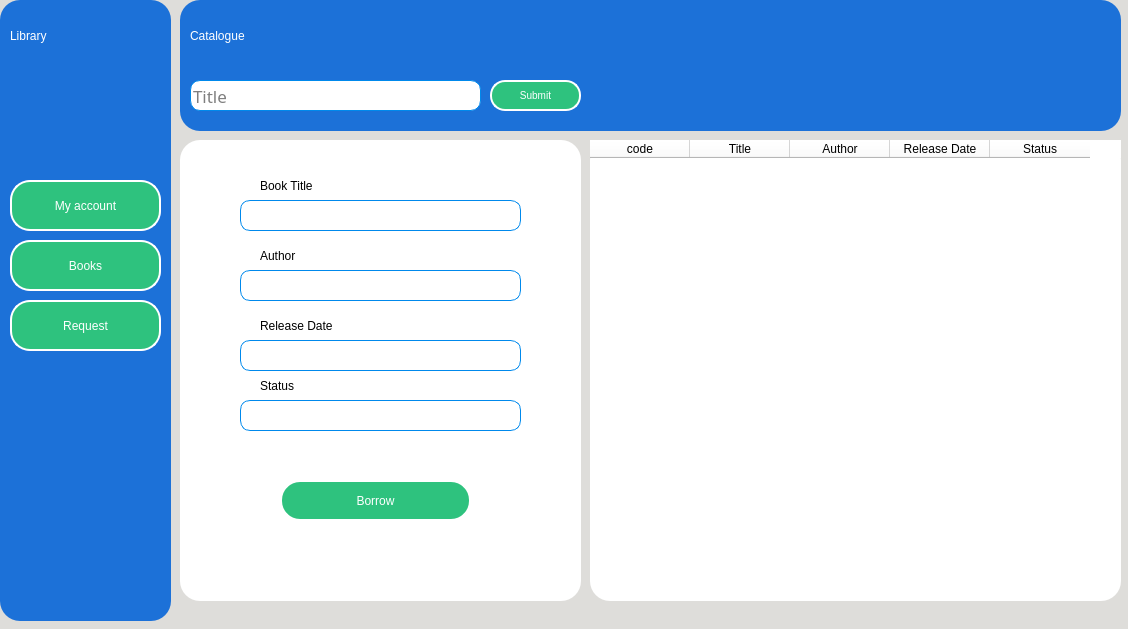
<?xml version="1.0" encoding="UTF-8"?>
<ui version="4.0">
 <class>BooksWindow</class>
 <widget class="QMainWindow" name="BooksWindow">
  <property name="geometry">
   <rect>
    <x>0</x>
    <y>0</y>
    <width>1128</width>
    <height>629</height>
   </rect>
  </property>
  <property name="windowTitle">
   <string>Catalogue</string>
  </property>
  <property name="styleSheet">
   <string notr="true">background-color: rgb(222, 221, 218);</string>
  </property>
  <widget class="QWidget" name="BookWindow">
   <widget class="QFrame" name="frame_16">
    <property name="geometry">
     <rect>
      <x>0</x>
      <y>0</y>
      <width>171</width>
      <height>621</height>
     </rect>
    </property>
    <property name="styleSheet">
     <string notr="true">border: 1px ;
border-radius: 20px;
background-color:rgb(28, 113, 216)</string>
    </property>
    <property name="frameShape">
     <enum>QFrame::StyledPanel</enum>
    </property>
    <property name="frameShadow">
     <enum>QFrame::Raised</enum>
    </property>
    <widget class="QLabel" name="label19">
     <property name="geometry">
      <rect>
       <x>10</x>
       <y>0</y>
       <width>141</width>
       <height>71</height>
      </rect>
     </property>
     <property name="styleSheet">
      <string notr="true">font: 63 italic 30pt &quot;URW Bookman&quot;;
color:white;
background-color: rgba(28, 113, 216, 0);</string>
     </property>
     <property name="text">
      <string>Library</string>
     </property>
    </widget>
    <widget class="QPushButton" name="pushButton_14">
     <property name="geometry">
      <rect>
       <x>90</x>
       <y>10</y>
       <width>101</width>
       <height>41</height>
      </rect>
     </property>
     <property name="styleSheet">
      <string notr="true">background-color: rgba(28, 113, 216, 0);</string>
     </property>
     <property name="text">
      <string/>
     </property>
     <property name="icon">
      <iconset>
       <normaloff>Icons/graduate-cap.png</normaloff>Icons/graduate-cap.png</iconset>
     </property>
     <property name="iconSize">
      <size>
       <width>25</width>
       <height>25</height>
      </size>
     </property>
    </widget>
    <widget class="QPushButton" name="log_credits_24">
     <property name="geometry">
      <rect>
       <x>920</x>
       <y>20</y>
       <width>181</width>
       <height>41</height>
      </rect>
     </property>
     <property name="styleSheet">
      <string notr="true">
QPushButton {
	background-color: rgb(46, 194, 126);
    border: 2px solid white;
    border-radius: 20px;
    border-style: outset;
    padding: 5px;
    transition: all .5s ease;
    color: white;
    font-family:'Montserrat', sans-serif;
    text-transform: uppercase;
    text-align: center;
    line-height: 1;
    font-size: 12px;
    padding: 10px;
    outline: none;
    
    
}
QPushButton:hover {
    color:rgb(0, 137, 236);;
    background-color: white;;
}
</string>
     </property>
     <property name="text">
      <string>My account</string>
     </property>
     <property name="icon">
      <iconset>
       <normaloff>Icons/programmer.png</normaloff>Icons/programmer.png</iconset>
     </property>
     <property name="iconSize">
      <size>
       <width>25</width>
       <height>25</height>
      </size>
     </property>
    </widget>
    <widget class="QPushButton" name="log_credits_25">
     <property name="geometry">
      <rect>
       <x>920</x>
       <y>70</y>
       <width>181</width>
       <height>41</height>
      </rect>
     </property>
     <property name="styleSheet">
      <string notr="true">
QPushButton {
	background-color: rgb(46, 194, 126);
    border: 2px solid white;
    border-radius: 20px;
    border-style: outset;
    padding: 5px;
    transition: all .5s ease;
    color: white;
    font-family:'Montserrat', sans-serif;
    text-transform: uppercase;
    text-align: center;
    line-height: 1;
    font-size: 12px;
    padding: 10px;
    outline: none;
    
    
}
QPushButton:hover {
    color:rgb(0, 137, 236);;
    background-color: white;;
}
</string>
     </property>
     <property name="text">
      <string>Books</string>
     </property>
     <property name="icon">
      <iconset>
       <normaloff>Icons/book.png</normaloff>Icons/book.png</iconset>
     </property>
     <property name="iconSize">
      <size>
       <width>25</width>
       <height>25</height>
      </size>
     </property>
    </widget>
    <widget class="QPushButton" name="main_accbtn">
     <property name="geometry">
      <rect>
       <x>10</x>
       <y>180</y>
       <width>151</width>
       <height>51</height>
      </rect>
     </property>
     <property name="styleSheet">
      <string notr="true">
QPushButton {
	background-color: rgb(46, 194, 126);
    border: 2px solid white;
    border-radius: 20px;
    border-style: outset;
    padding: 5px;
    transition: all .5s ease;
    color: white;
    font-family:'Montserrat', sans-serif;
    text-transform: uppercase;
    text-align: center;
    line-height: 1;
    font-size: 12px;
    padding: 10px;
    outline: none;
    
    
}
QPushButton:hover {
    color:rgb(0, 137, 236);;
    background-color: white;;
}
</string>
     </property>
     <property name="text">
      <string>My account</string>
     </property>
     <property name="icon">
      <iconset>
       <normaloff>Icons/programmer.png</normaloff>Icons/programmer.png</iconset>
     </property>
     <property name="iconSize">
      <size>
       <width>25</width>
       <height>25</height>
      </size>
     </property>
    </widget>
    <widget class="QPushButton" name="main_booksbtn">
     <property name="geometry">
      <rect>
       <x>10</x>
       <y>240</y>
       <width>151</width>
       <height>51</height>
      </rect>
     </property>
     <property name="styleSheet">
      <string notr="true">
QPushButton {
	background-color: rgb(46, 194, 126);
    border: 2px solid white;
    border-radius: 20px;
    border-style: outset;
    padding: 5px;
    transition: all .5s ease;
    color: white;
    font-family:'Montserrat', sans-serif;
    text-transform: uppercase;
    text-align: center;
    line-height: 1;
    font-size: 12px;
    padding: 10px;
    outline: none;
    
    
}
QPushButton:hover {
    color:rgb(0, 137, 236);;
    background-color: white;;
}
</string>
     </property>
     <property name="text">
      <string>Books</string>
     </property>
     <property name="icon">
      <iconset>
       <normaloff>Icons/book.png</normaloff>Icons/book.png</iconset>
     </property>
     <property name="iconSize">
      <size>
       <width>25</width>
       <height>25</height>
      </size>
     </property>
    </widget>
    <widget class="QPushButton" name="main_reqbtn">
     <property name="geometry">
      <rect>
       <x>10</x>
       <y>300</y>
       <width>151</width>
       <height>51</height>
      </rect>
     </property>
     <property name="styleSheet">
      <string notr="true">
QPushButton {
	background-color: rgb(46, 194, 126);
    border: 2px solid white;
    border-radius: 20px;
    border-style: outset;
    padding: 5px;
    transition: all .5s ease;
    color: white;
    font-family:'Montserrat', sans-serif;
    text-transform: uppercase;
    text-align: center;
    line-height: 1;
    font-size: 12px;
    padding: 10px;
    outline: none;
    
    
}
QPushButton:hover {
    color:rgb(0, 137, 236);;
    background-color: white;;
}
</string>
     </property>
     <property name="text">
      <string>Request</string>
     </property>
     <property name="icon">
      <iconset>
       <normaloff>Icons/interview.png</normaloff>Icons/interview.png</iconset>
     </property>
     <property name="iconSize">
      <size>
       <width>25</width>
       <height>25</height>
      </size>
     </property>
    </widget>
    <widget class="QPushButton" name="icon11">
     <property name="geometry">
      <rect>
       <x>-20</x>
       <y>50</y>
       <width>191</width>
       <height>111</height>
      </rect>
     </property>
     <property name="styleSheet">
      <string notr="true">background-color: rgba(28, 113, 216, 0);</string>
     </property>
     <property name="text">
      <string/>
     </property>
     <property name="icon">
      <iconset>
       <normaloff>Icons/digital-library.png</normaloff>Icons/digital-library.png</iconset>
     </property>
     <property name="iconSize">
      <size>
       <width>100</width>
       <height>100</height>
      </size>
     </property>
    </widget>
   </widget>
   <widget class="QFrame" name="frame_7">
    <property name="geometry">
     <rect>
      <x>180</x>
      <y>140</y>
      <width>401</width>
      <height>461</height>
     </rect>
    </property>
    <property name="styleSheet">
     <string notr="true">border: 1px;
border-radius: 20px;
background-color: white;</string>
    </property>
    <property name="frameShape">
     <enum>QFrame::StyledPanel</enum>
    </property>
    <property name="frameShadow">
     <enum>QFrame::Raised</enum>
    </property>
    <widget class="QLabel" name="label21">
     <property name="geometry">
      <rect>
       <x>80</x>
       <y>30</y>
       <width>91</width>
       <height>31</height>
      </rect>
     </property>
     <property name="styleSheet">
      <string notr="true">font: 75 16pt &quot;Ubuntu&quot;;</string>
     </property>
     <property name="text">
      <string>Book Title</string>
     </property>
    </widget>
    <widget class="QLabel" name="label22">
     <property name="geometry">
      <rect>
       <x>80</x>
       <y>100</y>
       <width>91</width>
       <height>31</height>
      </rect>
     </property>
     <property name="styleSheet">
      <string notr="true">font: 75 16pt &quot;Ubuntu&quot;;
background-color: rgba(42, 41, 41, 0);</string>
     </property>
     <property name="text">
      <string>Author</string>
     </property>
    </widget>
    <widget class="QLabel" name="label23">
     <property name="geometry">
      <rect>
       <x>80</x>
       <y>170</y>
       <width>121</width>
       <height>31</height>
      </rect>
     </property>
     <property name="styleSheet">
      <string notr="true">font: 75 16pt &quot;Ubuntu&quot;;
background-color: rgba(65, 191, 64, 0);</string>
     </property>
     <property name="text">
      <string>Release Date</string>
     </property>
    </widget>
    <widget class="QLabel" name="label24">
     <property name="geometry">
      <rect>
       <x>80</x>
       <y>230</y>
       <width>121</width>
       <height>31</height>
      </rect>
     </property>
     <property name="styleSheet">
      <string notr="true">font: 75 16pt &quot;Ubuntu&quot;;
background-color: rgba(65, 191, 64, 0);</string>
     </property>
     <property name="text">
      <string>Status</string>
     </property>
    </widget>
    <widget class="QPushButton" name="mb_borrowbtn">
     <property name="geometry">
      <rect>
       <x>100</x>
       <y>340</y>
       <width>191</width>
       <height>41</height>
      </rect>
     </property>
     <property name="styleSheet">
      <string notr="true">
QPushButton {
	background-color: rgb(46, 194, 126);
    border: 2px solid white;
    border-radius: 20px;
    border-style: outset;
    padding: 5px;
    transition: all .5s ease;
    color: white;
    font-family:'Montserrat', sans-serif;
    text-transform: uppercase;
    text-align: center;
    line-height: 1;
    font-size: 12px;
    padding: 10px;
    outline: none;
    
    
}
QPushButton:hover {
    color:rgb(0, 137, 236);;
    background-color: white;;
}
</string>
     </property>
     <property name="text">
      <string>Borrow</string>
     </property>
     <property name="icon">
      <iconset>
       <normaloff>Icons/borrow.png</normaloff>Icons/borrow.png</iconset>
     </property>
     <property name="iconSize">
      <size>
       <width>30</width>
       <height>30</height>
      </size>
     </property>
    </widget>
    <widget class="QLineEdit" name="mb_titleout">
     <property name="geometry">
      <rect>
       <x>60</x>
       <y>60</y>
       <width>281</width>
       <height>31</height>
      </rect>
     </property>
     <property name="font">
      <font>
       <family>Ubuntu Mono</family>
       <pointsize>13</pointsize>
       <weight>9</weight>
       <italic>false</italic>
       <bold>false</bold>
      </font>
     </property>
     <property name="styleSheet">
      <string notr="true">background-color: white;
border-style: solid;
border-width: 1px;
border-color:rgb(0, 137, 236);
border-radius: 10px;
font: 75 13pt &quot;Ubuntu Mono&quot;;


</string>
     </property>
     <property name="maxLength">
      <number>100</number>
     </property>
     <property name="echoMode">
      <enum>QLineEdit::Normal</enum>
     </property>
     <property name="dragEnabled">
      <bool>true</bool>
     </property>
     <property name="placeholderText">
      <string/>
     </property>
     <property name="cursorMoveStyle">
      <enum>Qt::LogicalMoveStyle</enum>
     </property>
     <property name="clearButtonEnabled">
      <bool>false</bool>
     </property>
    </widget>
    <widget class="QLineEdit" name="mb_authorout">
     <property name="geometry">
      <rect>
       <x>60</x>
       <y>130</y>
       <width>281</width>
       <height>31</height>
      </rect>
     </property>
     <property name="font">
      <font>
       <family>Ubuntu Mono</family>
       <pointsize>13</pointsize>
       <weight>9</weight>
       <italic>false</italic>
       <bold>false</bold>
      </font>
     </property>
     <property name="styleSheet">
      <string notr="true">background-color: white;
border-style: solid;
border-width: 1px;
border-color:rgb(0, 137, 236);
border-radius: 10px;
font: 75 13pt &quot;Ubuntu Mono&quot;;


</string>
     </property>
     <property name="maxLength">
      <number>100</number>
     </property>
     <property name="echoMode">
      <enum>QLineEdit::Normal</enum>
     </property>
     <property name="dragEnabled">
      <bool>true</bool>
     </property>
     <property name="placeholderText">
      <string/>
     </property>
     <property name="cursorMoveStyle">
      <enum>Qt::LogicalMoveStyle</enum>
     </property>
     <property name="clearButtonEnabled">
      <bool>false</bool>
     </property>
    </widget>
    <widget class="QLineEdit" name="mb_rdateout">
     <property name="geometry">
      <rect>
       <x>60</x>
       <y>200</y>
       <width>281</width>
       <height>31</height>
      </rect>
     </property>
     <property name="font">
      <font>
       <family>Ubuntu Mono</family>
       <pointsize>13</pointsize>
       <weight>9</weight>
       <italic>false</italic>
       <bold>false</bold>
      </font>
     </property>
     <property name="styleSheet">
      <string notr="true">background-color: white;
border-style: solid;
border-width: 1px;
border-color:rgb(0, 137, 236);
border-radius: 10px;
font: 75 13pt &quot;Ubuntu Mono&quot;;


</string>
     </property>
     <property name="maxLength">
      <number>100</number>
     </property>
     <property name="echoMode">
      <enum>QLineEdit::Normal</enum>
     </property>
     <property name="dragEnabled">
      <bool>true</bool>
     </property>
     <property name="placeholderText">
      <string/>
     </property>
     <property name="cursorMoveStyle">
      <enum>Qt::LogicalMoveStyle</enum>
     </property>
     <property name="clearButtonEnabled">
      <bool>false</bool>
     </property>
    </widget>
    <widget class="QLineEdit" name="mb_statusout">
     <property name="geometry">
      <rect>
       <x>60</x>
       <y>260</y>
       <width>281</width>
       <height>31</height>
      </rect>
     </property>
     <property name="font">
      <font>
       <family>Ubuntu Mono</family>
       <pointsize>13</pointsize>
       <weight>9</weight>
       <italic>false</italic>
       <bold>false</bold>
      </font>
     </property>
     <property name="styleSheet">
      <string notr="true">background-color: white;
border-style: solid;
border-width: 1px;
border-color:rgb(0, 137, 236);
border-radius: 10px;
font: 75 13pt &quot;Ubuntu Mono&quot;;


</string>
     </property>
     <property name="maxLength">
      <number>100</number>
     </property>
     <property name="echoMode">
      <enum>QLineEdit::Normal</enum>
     </property>
     <property name="dragEnabled">
      <bool>true</bool>
     </property>
     <property name="placeholderText">
      <string/>
     </property>
     <property name="cursorMoveStyle">
      <enum>Qt::LogicalMoveStyle</enum>
     </property>
     <property name="clearButtonEnabled">
      <bool>false</bool>
     </property>
    </widget>
   </widget>
   <widget class="QTableWidget" name="Bookstable">
    <property name="geometry">
     <rect>
      <x>590</x>
      <y>140</y>
      <width>531</width>
      <height>461</height>
     </rect>
    </property>
    <property name="styleSheet">
     <string notr="true">border: 1px ;
border-radius: 20px;
background-color: white;</string>
    </property>
    <property name="editTriggers">
     <set>QAbstractItemView::NoEditTriggers</set>
    </property>
    <column>
     <property name="text">
      <string>code</string>
     </property>
    </column>
    <column>
     <property name="text">
      <string>Title</string>
     </property>
    </column>
    <column>
     <property name="text">
      <string>Author</string>
     </property>
    </column>
    <column>
     <property name="text">
      <string>Release Date</string>
     </property>
    </column>
    <column>
     <property name="text">
      <string>Status</string>
     </property>
    </column>
   </widget>
   <widget class="QFrame" name="frame_5">
    <property name="geometry">
     <rect>
      <x>180</x>
      <y>0</y>
      <width>941</width>
      <height>131</height>
     </rect>
    </property>
    <property name="styleSheet">
     <string notr="true">border: 1px ;
border-radius: 20px;
background-color:rgb(28, 113, 216)</string>
    </property>
    <property name="frameShape">
     <enum>QFrame::StyledPanel</enum>
    </property>
    <property name="frameShadow">
     <enum>QFrame::Raised</enum>
    </property>
    <widget class="QLabel" name="label20">
     <property name="geometry">
      <rect>
       <x>10</x>
       <y>0</y>
       <width>211</width>
       <height>71</height>
      </rect>
     </property>
     <property name="styleSheet">
      <string notr="true">font: 63 italic 30pt &quot;URW Bookman&quot;;
color:white;
background-color: rgba(28, 113, 216, 0);</string>
     </property>
     <property name="text">
      <string>Catalogue</string>
     </property>
    </widget>
    <widget class="QPushButton" name="icon12">
     <property name="geometry">
      <rect>
       <x>140</x>
       <y>0</y>
       <width>111</width>
       <height>51</height>
      </rect>
     </property>
     <property name="styleSheet">
      <string notr="true">background-color: rgba(28, 113, 216, 0);</string>
     </property>
     <property name="text">
      <string/>
     </property>
     <property name="icon">
      <iconset>
       <normaloff>Icons/graduate-cap.png</normaloff>Icons/graduate-cap.png</iconset>
     </property>
     <property name="iconSize">
      <size>
       <width>25</width>
       <height>25</height>
      </size>
     </property>
    </widget>
    <widget class="QPushButton" name="mb_submitbtn">
     <property name="geometry">
      <rect>
       <x>310</x>
       <y>80</y>
       <width>91</width>
       <height>31</height>
      </rect>
     </property>
     <property name="styleSheet">
      <string notr="true">
QPushButton {
	background-color: rgb(46, 194, 126);
    border: 2px solid white;
    border-radius: 15px;
    border-style: outset;
    padding: 5px;
    transition: all .5s ease;
    color: white;
    font-family:'Montserrat', sans-serif;
    text-transform: uppercase;
    text-align: center;
    line-height: 1;
    font-size: 10px;
    padding: 0px;
    outline: none;
    
    
}
QPushButton:hover {
    color:rgb(0, 137, 236);;
    background-color: white;;
}
</string>
     </property>
     <property name="text">
      <string>Submit</string>
     </property>
     <property name="icon">
      <iconset>
       <normaloff>Icons/magnifying-glass.png</normaloff>Icons/magnifying-glass.png</iconset>
     </property>
     <property name="iconSize">
      <size>
       <width>17</width>
       <height>17</height>
      </size>
     </property>
    </widget>
    <widget class="QLineEdit" name="mb_titlein">
     <property name="geometry">
      <rect>
       <x>10</x>
       <y>80</y>
       <width>291</width>
       <height>31</height>
      </rect>
     </property>
     <property name="font">
      <font>
       <family>Ubuntu Mono</family>
       <pointsize>13</pointsize>
       <weight>9</weight>
       <italic>false</italic>
       <bold>false</bold>
      </font>
     </property>
     <property name="styleSheet">
      <string notr="true">background-color: white;
border-style: solid;
border-width: 1px;
border-color:rgb(0, 137, 236);
border-radius: 10px;
font: 75 13pt &quot;Ubuntu Mono&quot;;


</string>
     </property>
     <property name="maxLength">
      <number>100</number>
     </property>
     <property name="echoMode">
      <enum>QLineEdit::Normal</enum>
     </property>
     <property name="dragEnabled">
      <bool>true</bool>
     </property>
     <property name="placeholderText">
      <string>Title</string>
     </property>
     <property name="cursorMoveStyle">
      <enum>Qt::LogicalMoveStyle</enum>
     </property>
     <property name="clearButtonEnabled">
      <bool>true</bool>
     </property>
    </widget>
   </widget>
  </widget>
  <widget class="QMenuBar" name="menubar">
   <property name="geometry">
    <rect>
     <x>0</x>
     <y>0</y>
     <width>1128</width>
     <height>22</height>
    </rect>
   </property>
  </widget>
 </widget>
 <resources/>
 <connections/>
</ui>
